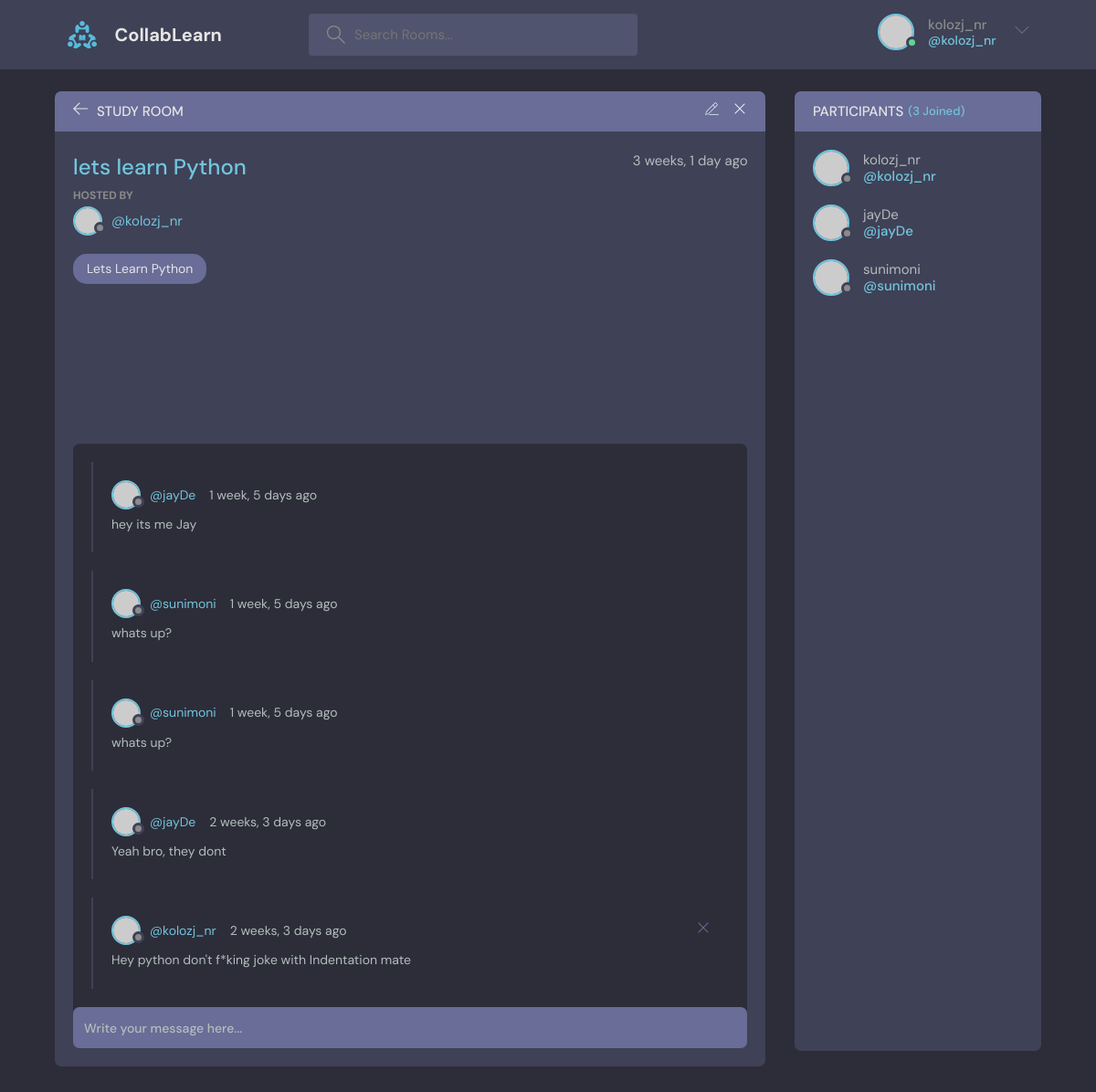
Screenshot of /room/1/ (signed in) with the database file from the repository.
### base/models.py (models this page shows, shortened)
class Room(models.Model):
    host = models.ForeignKey(User, on_delete=models.SET_NULL, null=True)
    topic = models.ForeignKey(Topic, on_delete=models.SET_NULL, null=True)
    name = models.CharField(max_length=200)
    description = models.TextField(null=True, blank=True)
    participants = models.ManyToManyField(User, related_name='participants', blank=True)
    updated = models.DateTimeField(auto_now=True)
    created = models.DateTimeField(auto_now_add=True)
    class Meta:
        ordering = ['-updated','-created']

class Topic(models.Model):
    name = models.CharField(max_length=200)
    def __str__(self):
        return self.name

class Message(models.Model):
    user = models.ForeignKey(User, on_delete=models.CASCADE)
    room = models.ForeignKey('Room', on_delete=models.CASCADE)
    body = models.TextField()
    updated = models.DateTimeField(auto_now=True)
    created = models.DateTimeField(auto_now_add=True)
    class Meta:
        ordering = ['-updated','-created']

### base/views.py (the view, shortened to what this page needs)
# urls.py: path('room/<str:pk>/', views.room, name="room"),
def room(request, pk):
    room = Room.objects.get(id=pk)
    room_messages = room.message_set.all().order_by('-created')
    participants = room.participants.all()
    context = {'room':room, 'room_messages':room_messages, 'participants':participants}
    return render(request, 'base/room.html', context)

### base/templates/base/room.html (shortened to what this page needs)
{% extends 'main.html' %}
{% block content %}
    <main class="profile-page layout layout--2">
      <div class="container">
        <div class="room">
          <div class="room__top">
            <div class="room__topLeft">
              <a href="{% url 'home' %}">
                <svg version="1.1" xmlns="http://www.w3.org/2000/svg" width="32" height="32" viewBox="0 0 32 32">
                  <title>arrow-left</title>
                  <path
                    d="M13.723 2.286l-13.723 13.714 13.719 13.714 1.616-1.611-10.96-10.96h27.625v-2.286h-27.625l10.965-10.965-1.616-1.607z"
                  ></path>
                </svg>
              </a>
              <h3>Study Room</h3>
            </div>
            {% if room.host == request.user %}
            <div class="room__topRight">
              <a href="{% url 'update-room' room.id %}">
              </a>
              <a href="{% url 'delete-room' room.id %}">
                <svg version="1.1" xmlns="http://www.w3.org/2000/svg" width="32" height="32" viewBox="0 0 32 32">
                  <title>remove</title>
                  <path
                    d="M27.314 6.019l-1.333-1.333-9.98 9.981-9.981-9.981-1.333 1.333 9.981 9.981-9.981 9.98 1.333 1.333 9.981-9.98 9.98 9.98 1.333-1.333-9.98-9.98 9.98-9.981z"
                  ></path>
                </svg>
              </a>
            </div>
            {% endif %}
          </div>
          <div class="room__box scroll">
            <div class="room__header scroll">
              <div class="room__info">
                <h3>{{room.name}}</h3>
                <span> {{room.created|timesince}} ago</span>
              </div>
              <div class="room__hosted">
                <p>Hosted By</p>
                <a href="{% url 'user-profile' room.host.id %}" class="room__author">
                  <div class="avatar avatar--small">
                    <img src="https://randomuser.me/api/portraits/men/37.jpg" />
                  </div>
                  <span>@{{room.host.username}}</span>
                </a>
              </div>
              <span class="room__topics">{{room.topic}}</span>
            </div>
            <div class="room__conversation">
              <div class="threads scroll">
                {% for message in room_messages %}
                <div class="thread">
                  <div class="thread__top">
                    <div class="thread__author">
                      <a href="{% url 'user-profile' message.user.id %}" class="thread__authorInfo">
                        <div class="avatar avatar--small">
                          <img src="https://randomuser.me/api/portraits/men/37.jpg" />
                        </div>
                        <span>@{{message.user.username}}</span>
                      </a>
                      <span class="thread__date">{{message.created|timesince}} ago</span>
                    </div>
                    {% if request.user == message.user %}
                    <a href="{% url 'delete-message' message.id %}">
                      <div class="thread__delete">
                        <svg version="1.1" xmlns="http://www.w3.org/2000/svg" width="32" height="32" viewBox="0 0 32 32">
                          <title>remove</title>
                          <path
                            d="M27.314 6.019l-1.333-1.333-9.98 9.981-9.981-9.981-1.333 1.333 9.981 9.981-9.981 9.98 1.333 1.333 9.981-9.98 9.98 9.98 1.333-1.333-9.98-9.98 9.98-9.981z"
                          ></path>
                        </svg>
                      </div>
                    </a>
                    {% endif %}
                  </div>
                  <div class="thread__details">
                    {{message.body}}
                  </div>
                </div>
                {%endfor%}
              </div>
            </div>
          </div>
          <div class="room__message">
            <form action="" method="POST">
              <input name="body" placeholder="Write your message here..." />
            </form>
          </div>
        </div>
        <div class="participants">
          <h3 class="participants__top">Participants <span>({{participants.count}} Joined)</span></h3>
          <div class="participants__list scroll">
            {% for user in participants %}
            <a href="{% url 'user-profile' user.id %}" class="participant">
              <div class="avatar avatar--medium">
                <img src="https://randomuser.me/api/portraits/men/37.jpg" />
              </div>
              <p>
                {{user.username}}
                <span>@{{user.username}}</span>
              </p>
            </a>
            {% endfor %}
          </div>
        </div>
      </div>
    </main>
    {% endblock content  %}

### templates/navbar.html (shortened to what this page needs)
{% load static %}
<header class="header header--loggedIn">
    <div class="container">
      <a href="{% url 'home' %}" class="header__logo">
        <img src="{% static 'images/logo.svg' %}" />
        <h1>CollabLearn</h1>
      </a>
      <form class="header__search" method="GET" action="{% url 'home' %}">
        <label>
          <input type="text" name="q" placeholder="Search Rooms..." id="">
        </label>
      </form>
      <nav class="header__menu">
        {% if request.user.is_authenticated %}
        <div class="header__user">
          <a href="{% url 'update-user' %}">
            <div class="avatar avatar--medium active">
              <img src="https://randomuser.me/api/portraits/men/37.jpg" />
            </div>
            <p>{{request.user.username}} <span>@{{request.user.username}}</span></p>
          </a>
          <button class="dropdown-button">
            <svg version="1.1" xmlns="http://www.w3.org/2000/svg" width="32" height="32" viewBox="0 0 32 32">
              <title>chevron-down</title>
              <path d="M16 21l-13-13h-3l16 16 16-16h-3l-13 13z"></path>
            </svg>
          </button>
        </div>
        {% else %}
        <a href="{% url 'login' %}">
            <img src="{% static 'images/avatar.svg' %}" alt="">
            <p>Login</p>
        </a>
        {% endif %}
      </nav>
    </div>
  </header>

### rows the page displays
Room: name "lets learn Python", created "3 weeks, 1 day", host.username "kolozj_nr", topic "Lets Learn Python"
Message: user.username "jayDe", created "1 week, 5 days", body "hey its me Jay"
Message: user.username "sunimoni", created "1 week, 5 days", body "whats up?"
Message: user.username "sunimoni", created "1 week, 5 days", body "whats up?"
Message: user.username "jayDe", created "2 weeks, 3 days", body "Yeah bro, they dont"
Message: user.username "kolozj_nr", created "2 weeks, 3 days", body "Hey python don't f*king joke with Indentation mate"

### other values shown
{{ request.user.username }} "kolozj_nr"
{{ participants.count }} "3"
{{ user.username }} "kolozj_nr"
{{ user.username }} "jayDe"
{{ user.username }} "sunimoni"
